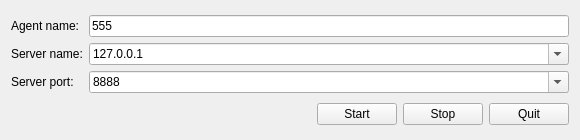
<?xml version="1.0" encoding="UTF-8"?>
<ui version="4.0">
 <class>FakeAgentForm</class>
 <widget class="QWidget" name="FakeAgentForm">
  <property name="geometry">
   <rect>
    <x>0</x>
    <y>0</y>
    <width>580</width>
    <height>140</height>
   </rect>
  </property>
  <property name="maximumSize">
   <size>
    <width>16777215</width>
    <height>140</height>
   </size>
  </property>
  <property name="windowTitle">
   <string>Fake Agent</string>
  </property>
  <layout class="QVBoxLayout" name="verticalLayout">
   <item>
    <layout class="QGridLayout" name="gridLayout" columnstretch="0,1">
     <item row="2" column="0">
      <widget class="QLabel" name="lbServerPort">
       <property name="text">
        <string>Server port:</string>
       </property>
      </widget>
     </item>
     <item row="1" column="0">
      <widget class="QLabel" name="lbServerName">
       <property name="text">
        <string>Server name:</string>
       </property>
      </widget>
     </item>
     <item row="1" column="1">
      <widget class="QComboBox" name="cbServerIP">
       <property name="editable">
        <bool>true</bool>
       </property>
       <item>
        <property name="text">
         <string>127.0.0.1</string>
        </property>
       </item>
      </widget>
     </item>
     <item row="2" column="1">
      <widget class="QComboBox" name="cbServerPort">
       <property name="editable">
        <bool>true</bool>
       </property>
       <item>
        <property name="text">
         <string>8888</string>
        </property>
       </item>
      </widget>
     </item>
     <item row="0" column="0">
      <widget class="QLabel" name="lbAgentName">
       <property name="text">
        <string>Agent name:</string>
       </property>
      </widget>
     </item>
     <item row="0" column="1">
      <widget class="QLineEdit" name="leAgentName">
       <property name="text">
        <string>555</string>
       </property>
      </widget>
     </item>
    </layout>
   </item>
   <item>
    <layout class="QHBoxLayout" name="horizontalLayout">
     <item>
      <spacer name="horizontalSpacer">
       <property name="orientation">
        <enum>Qt::Horizontal</enum>
       </property>
       <property name="sizeHint" stdset="0">
        <size>
         <width>40</width>
         <height>20</height>
        </size>
       </property>
      </spacer>
     </item>
     <item>
      <widget class="QPushButton" name="pbStart">
       <property name="text">
        <string>Start</string>
       </property>
      </widget>
     </item>
     <item>
      <widget class="QPushButton" name="pbStop">
       <property name="text">
        <string>Stop</string>
       </property>
      </widget>
     </item>
     <item>
      <widget class="QPushButton" name="pbQuit">
       <property name="text">
        <string>Quit</string>
       </property>
      </widget>
     </item>
    </layout>
   </item>
  </layout>
 </widget>
 <resources/>
 <connections/>
</ui>
